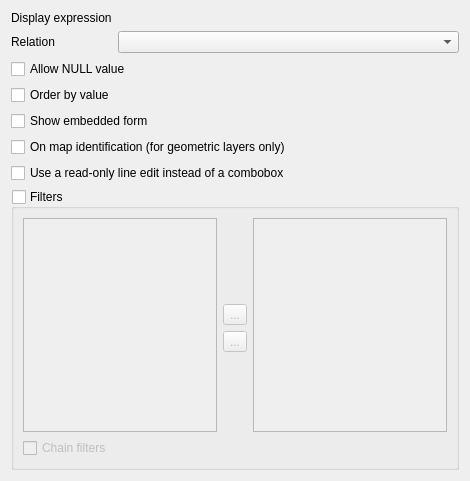
<?xml version="1.0" encoding="UTF-8"?>
<ui version="4.0">
 <class>RelReferenceConfigDlgBase</class>
 <widget class="QWidget" name="RelReferenceConfigDlgBase">
  <property name="geometry">
   <rect>
    <x>0</x>
    <y>0</y>
    <width>470</width>
    <height>481</height>
   </rect>
  </property>
  <property name="windowTitle">
   <string>Dialog</string>
  </property>
  <layout class="QFormLayout" name="formLayout">
   <property name="fieldGrowthPolicy">
    <enum>QFormLayout::AllNonFixedFieldsGrow</enum>
   </property>
   <item row="0" column="0">
    <widget class="QLabel" name="label">
     <property name="text">
      <string>Display expression</string>
     </property>
    </widget>
   </item>
   <item row="0" column="1">
    <widget class="QgsFieldExpressionWidget" name="mExpressionWidget" native="true"/>
   </item>
   <item row="1" column="0">
    <widget class="QLabel" name="label_2">
     <property name="text">
      <string>Relation</string>
     </property>
    </widget>
   </item>
   <item row="1" column="1">
    <widget class="QComboBox" name="mComboRelation"/>
   </item>
   <item row="6" column="0" colspan="2">
    <widget class="QCheckBox" name="mCbxAllowNull">
     <property name="text">
      <string>Allow NULL value</string>
     </property>
    </widget>
   </item>
   <item row="8" column="0" colspan="2">
    <widget class="QCheckBox" name="mCbxShowForm">
     <property name="text">
      <string>Show embedded form</string>
     </property>
    </widget>
   </item>
   <item row="9" column="0" colspan="2">
    <widget class="QCheckBox" name="mCbxMapIdentification">
     <property name="text">
      <string>On map identification (for geometric layers only)</string>
     </property>
    </widget>
   </item>
   <item row="10" column="0" colspan="2">
    <widget class="QCheckBox" name="mCbxReadOnly">
     <property name="text">
      <string>Use a read-only line edit instead of a combobox</string>
     </property>
    </widget>
   </item>
   <item row="7" column="0" colspan="2">
    <widget class="QCheckBox" name="mCbxOrderByValue">
     <property name="text">
      <string>Order by value</string>
     </property>
    </widget>
   </item>
   <item row="11" column="0" colspan="2">
    <widget class="QgsCollapsibleGroupBox" name="mFilterGroupBox">
     <property name="title">
      <string>Filters</string>
     </property>
     <property name="checkable">
      <bool>true</bool>
     </property>
     <property name="checked">
      <bool>false</bool>
     </property>
     <layout class="QGridLayout" name="gridLayout">
      <item row="4" column="1">
       <spacer name="verticalSpacer_2">
        <property name="orientation">
         <enum>Qt::Vertical</enum>
        </property>
        <property name="sizeHint" stdset="0">
         <size>
          <width>20</width>
          <height>40</height>
         </size>
        </property>
       </spacer>
      </item>
      <item row="2" column="1">
       <widget class="QToolButton" name="mAddFilterButton">
        <property name="text">
         <string>...</string>
        </property>
        <property name="icon">
         <iconset>
          <normaloff>:/images/themes/default/symbologyAdd.svg</normaloff>:/images/themes/default/symbologyAdd.svg</iconset>
        </property>
       </widget>
      </item>
      <item row="3" column="1">
       <widget class="QToolButton" name="mRemoveFilterButton">
        <property name="text">
         <string>...</string>
        </property>
        <property name="icon">
         <iconset>
          <normaloff>:/images/themes/default/symbologyRemove.svg</normaloff>:/images/themes/default/symbologyRemove.svg</iconset>
        </property>
       </widget>
      </item>
      <item row="1" column="1">
       <spacer name="verticalSpacer">
        <property name="orientation">
         <enum>Qt::Vertical</enum>
        </property>
        <property name="sizeHint" stdset="0">
         <size>
          <width>20</width>
          <height>40</height>
         </size>
        </property>
       </spacer>
      </item>
      <item row="1" column="2" rowspan="4">
       <widget class="QListWidget" name="mFilterFieldsList"/>
      </item>
      <item row="1" column="0" rowspan="4">
       <widget class="QListWidget" name="mAvailableFieldsList"/>
      </item>
      <item row="5" column="0" colspan="3">
       <widget class="QCheckBox" name="mCbxChainFilters">
        <property name="toolTip">
         <string>When activated, the filters will restrict the choices of fields to options that are </string>
        </property>
        <property name="text">
         <string>Chain filters</string>
        </property>
       </widget>
      </item>
     </layout>
    </widget>
   </item>
  </layout>
 </widget>
 <customwidgets>
  <customwidget>
   <class>QgsFieldExpressionWidget</class>
   <extends>QWidget</extends>
   <header>qgsfieldexpressionwidget.h</header>
   <container>1</container>
  </customwidget>
  <customwidget>
   <class>QgsCollapsibleGroupBox</class>
   <extends>QGroupBox</extends>
   <header>qgscollapsiblegroupbox.h</header>
   <container>1</container>
  </customwidget>
 </customwidgets>
 <tabstops>
  <tabstop>mComboRelation</tabstop>
  <tabstop>mCbxAllowNull</tabstop>
  <tabstop>mCbxOrderByValue</tabstop>
  <tabstop>mCbxShowForm</tabstop>
  <tabstop>mCbxMapIdentification</tabstop>
  <tabstop>mCbxReadOnly</tabstop>
  <tabstop>mFilterGroupBox</tabstop>
  <tabstop>mAvailableFieldsList</tabstop>
  <tabstop>mAddFilterButton</tabstop>
  <tabstop>mRemoveFilterButton</tabstop>
  <tabstop>mFilterFieldsList</tabstop>
  <tabstop>mCbxChainFilters</tabstop>
 </tabstops>
 <resources>
  <include location="../../../images/images.qrc"/>
 </resources>
 <connections/>
</ui>
